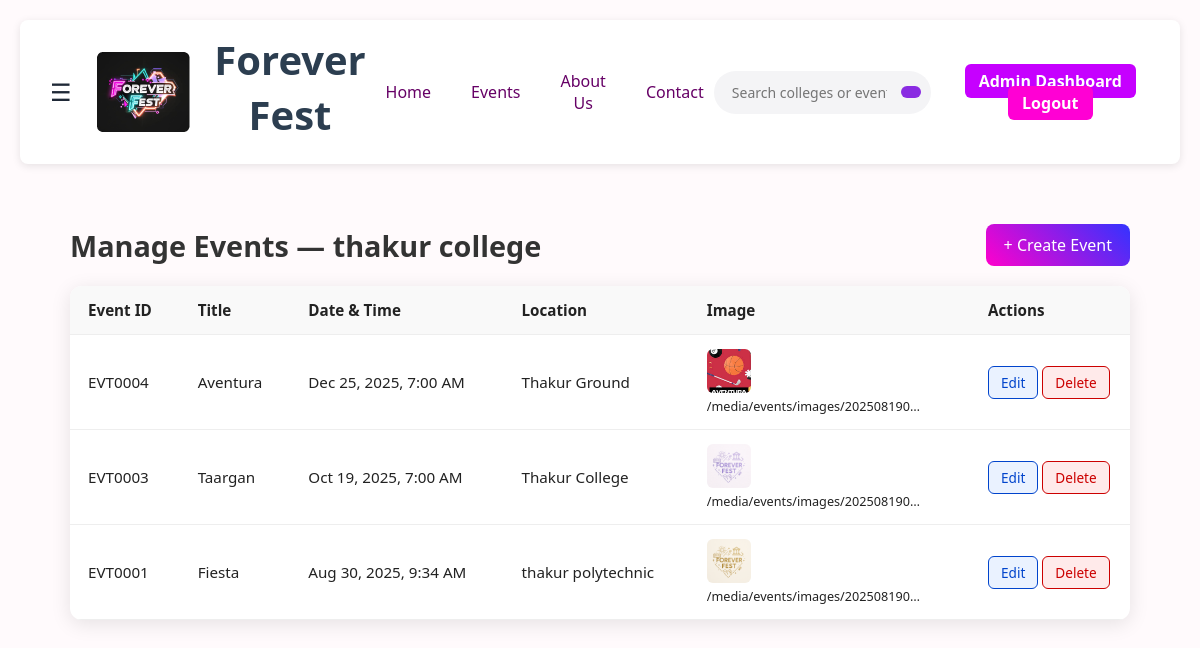
The page /events/admin/events/ (signed in) on the database its author committed.
### colleges/models.py (models this page shows, shortened)
class College(models.Model):
    college_id  = models.CharField(max_length=20, primary_key=True, unique=True, default=generate_college_id)
    name        = models.CharField(max_length=100, unique=True)
    contact_no  = models.CharField(max_length=15, blank=True, null=True)
    email       = models.EmailField(max_length=120, blank=True, null=True)
    location    = models.CharField(max_length=120, blank=True, null=True)
    owner_admin = models.OneToOneField(
    AdminProfile, on_delete=models.CASCADE, related_name='college',
    null=True, blank=True
    )
    logo  = models.ImageField(upload_to="college_logos/",blank=True,null=True)
    created_at = models.DateTimeField(auto_now_add=True)

### events/models.py (models this page shows, shortened)
class Event(models.Model):
    image_url = models.CharField(max_length=255, blank=True)
    event_id = models.CharField(primary_key=True, max_length=20, default=generate_event_id)
    college = models.ForeignKey(College,to_field="college_id", db_column="college_id",on_delete=models.CASCADE, related_name="events",)
    title = models.CharField(max_length=80)
    description = models.TextField(blank=True)
    date_time = models.DateTimeField(null=True, blank=True)
    location = models.CharField(max_length=120, blank=True)
    created_by = models.ForeignKey(AdminProfile,to_field="admin_id",db_column="created_by",on_delete=models.SET_NULL,null=True,blank=True,related_name="created_events",)
    class Meta:
        db_table = "events"

### events/views.py (the view)
# urls.py: path("admin/events/", views.admin_manage_events_view, name="admin_manage_events"),
def admin_manage_events_view(request):
    gate = _require_admin(request)
    if gate is None:
        return redirect("admin_login")
    admin, college = gate
    qs = (
        Event.objects
        .filter(college=college)
        .select_related("college")
        .order_by("-date_time", "title")
    )
    rows = []
    for e in qs:
        img = ""
        if hasattr(e, "image") and e.image:          # ImageField
            try:
                img = e.image.url
            except ValueError:
                img = ""
        elif getattr(e, "image_url", ""):            # CharField on the model
            img = e.image_url
        rows.append({
            "event_id":  e.event_id,
            "title":     e.title,
            "date_time": e.date_time,
            "location":  e.location,
            "image_url": img,
        })
    return render(
        request,
        "events/admin_manage_events.html",
        {"admin": admin, "college": college, "events": rows},
    )

### events/views.py (called while the page is built)
def _require_admin(request):
    admin_id = request.session.get(ADMIN_SESSION_KEY)
    if not admin_id:
        messages.error(request, "Please log in as admin.")
        return None
    try:
        admin = AdminProfile.objects.select_related("college").get(admin_id=admin_id)
    except AdminProfile.DoesNotExist:
        messages.error(request, "Session invalid. Please log in again.")
        return None
    college = getattr(admin, "college", None)
    if college is None:
        college = College.objects.filter(owner_admin=admin).first()
    return admin, college

### events/templates/events/admin_manage_events.html (shortened to what this page needs)
{% extends "accounts/base.html" %}
{% load static %}
{% block content %}
<link rel="stylesheet" href="{% static 'css/manage_events.css' %}">
<div class="manage-container">
  <div class="header-row">
    <h2>Manage Events{% if college %} — {{ college.name }}{% endif %}</h2>
    <a href="{% url 'events:admin_create_event' %}" class="btn-create">+ Create Event</a>
  </div>
  {% if events %}
    <div class="card-container">
      <table class="styled-table">
        <thead>
          <tr>
            <th>Event ID</th>
            <th>Title</th>
            <th>Date & Time</th>
            <th>Location</th>
            <th>Image</th>
            <th style="width:160px">Actions</th>
          </tr>
        </thead>
        <tbody>
          {% for e in events %}
            <tr>
              <td>{{ e.event_id }}</td>
              <td>{{ e.title }}</td>
              <td>{{ e.date_time|date:"M d, Y, g:i A" }}</td>
              <td>{{ e.location }}</td>
              <td>
                {% if e.image_url %}
                  <img src="{{ e.image_url }}" alt="" style="width:44px;height:44px;object-fit:cover;border-radius:6px;display:block;margin-bottom:4px;">
                  <small class="text-muted" style="display:block;max-width:220px;overflow:hidden;text-overflow:ellipsis;white-space:nowrap;">
                    {{ e.image_url }}
                  </small>
                {% else %}
                  <span class="text-muted">—</span>
                {% endif %}
              </td>
              <td>
                <a href="{% url 'events:admin_edit_event' e.event_id %}" class="btn-action edit">Edit</a>
                <form method="post" action="{% url 'events:admin_delete_event' e.event_id %}" class="inline-form">
                  <button class="btn-action delete" onclick="return confirm('Delete {{ e.title }}?')">Delete</button>
                </form>
              </td>
            </tr>
          {% endfor %}
        </tbody>
      </table>
    </div>
  {% else %}
    <div class="no-events">No events yet. Create your first one!</div>
  {% endif %}
</div>
{% endblock %}

### static/css/style.css (style rules this page uses)
body { font-family: 'Inter', sans-serif; margin: 0; padding: 0; background: #fffafc; }
body { background: #F7F8FC; }
a { text-decoration: none; }
body, html { height: 100%; margin: 0; }
:root { --primary-color: #2c3e50; --secondary-color: #3498db; --accent-color: #e74c3c; --light-color: #f5f7fa; --dark-color: #2c4e50; --shadow: 0 4px 6px rgba(0,0,0,.1); --radius: 8px; --page-max-width: 1200px; }
* { margin: 0; padding: 0; box-sizing: border-box; font-family: 'Segoe UI', Tahoma, Geneva, Verdana, sans-serif; }
body { background: var(--light-color); color: var(--dark-color); padding: 20px; }
body { margin: 0; font-family: 'Inter', sans-serif; background: #fffafc; color: #222; }

### static/css/manage_events.css (style rules this page uses)
.manage-container { max-width: 1100px; margin: 40px auto; padding: 20px; }
.header-row { display: flex; justify-content: space-between; align-items: center; margin-bottom: 20px; }
.header-row h2 { font-size: 1.8rem; font-weight: 600; color: #333; }
.btn-create { background: linear-gradient(45deg, #ff00cc, #3333ff); color: white; padding: 10px 18px; border-radius: 8px; text-decoration: none; font-weight: 500; transition: 0.3s; }
.card-container { background: #fff; border-radius: 12px; box-shadow: 0 4px 20px rgba(0,0,0,0.1); overflow: hidden; }
.styled-table { width: 100%; border-collapse: collapse; }
.styled-table th, .styled-table td { padding: 14px 18px; text-align: left; border-bottom: 1px solid #eee; font-size: 0.95rem; }
.styled-table thead th { background-color: #f9f9f9; font-weight: 600; border-top:none; }
.btn-action { display: inline-block; padding: 6px 12px; font-size: 0.85rem; border-radius: 6px; text-decoration: none; font-weight: 500; transition: 0.3s; cursor: pointer; }
.btn-action.edit { background: #eaf2ff; color: #0044cc; border: 1px solid #0044cc; }
.btn-action.delete { background: #ffeaea; color: #cc0000; border: 1px solid #cc0000; }
.inline-form { display: inline; }

### rows shown on the page
College: name "thakur college"
Event: event_id "EVT0004", title "Aventura", date_time "Dec 25, 2025, 7:00 AM", location "Thakur Ground", image_url (picture), image_url "/media/events/images/202508190…"
Event: event_id "EVT0003", title "Taargan", date_time "Oct 19, 2025, 7:00 AM", location "Thakur College", image_url (picture), image_url "/media/events/images/202508190…"
Event: event_id "EVT0001", title "Fiesta", date_time "Aug 30, 2025, 9:34 AM", location "thakur polytechnic", image_url (picture), image_url "/media/events/images/202508190…"
